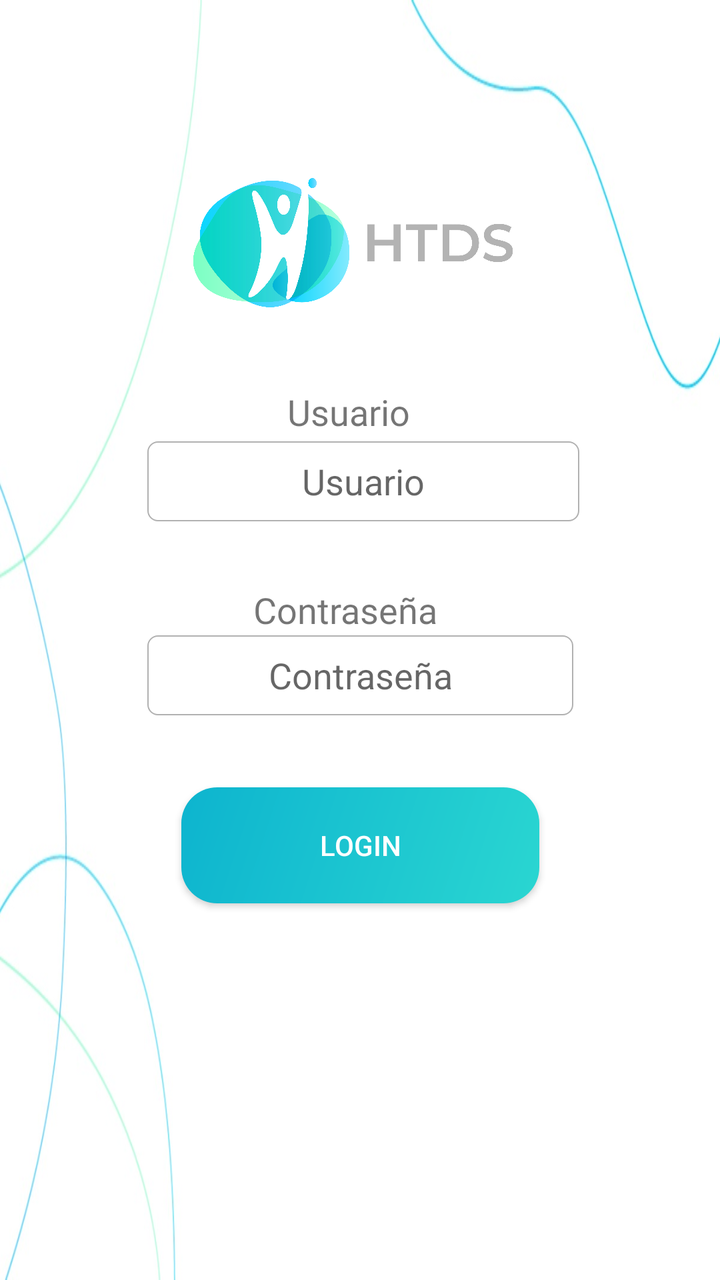
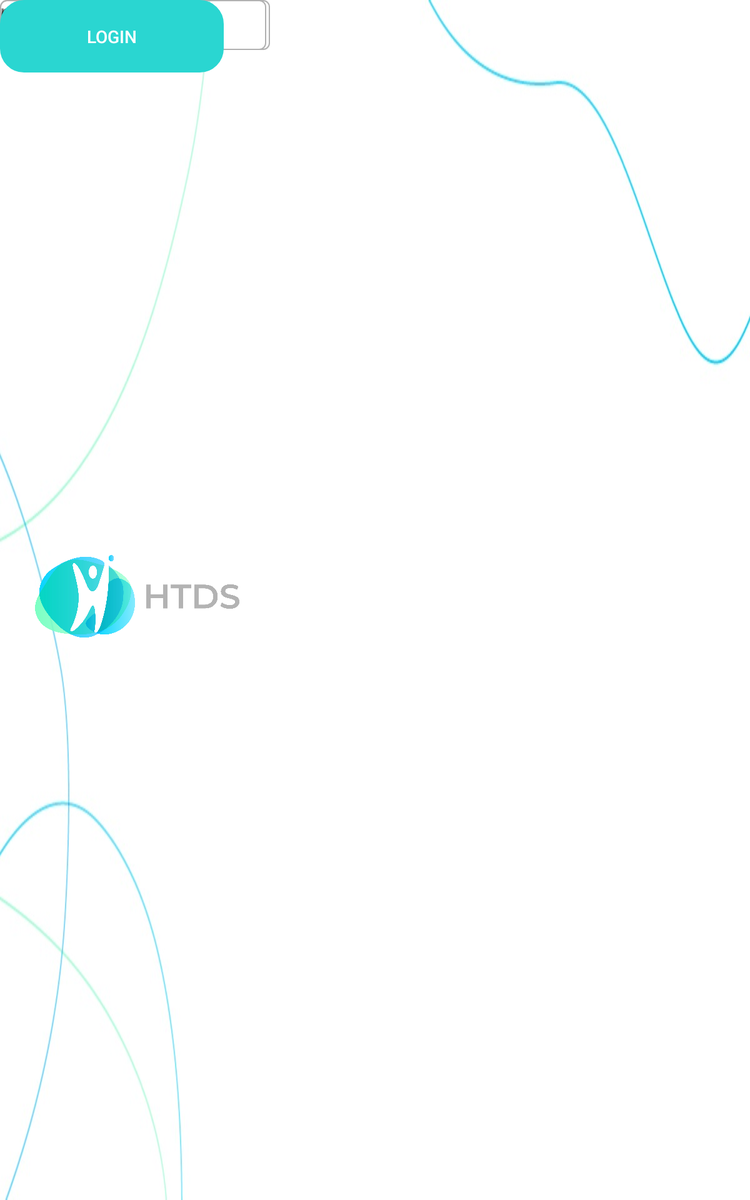

Compare how this app lays out the same screen by default and in its alternative resource folder. The renders come first, then the two layout files and the values they reference.
<!-- AndroidManifest.xml: application theme AppTheme -->
<!-- res/layout/activity_main.xml -->
<?xml version="1.0" encoding="utf-8"?>
<androidx.constraintlayout.widget.ConstraintLayout xmlns:android="http://schemas.android.com/apk/res/android"
    xmlns:app="http://schemas.android.com/apk/res-auto"
    xmlns:tools="http://schemas.android.com/tools"
    android:layout_width="match_parent"
    android:layout_height="match_parent"
    android:background="@drawable/fondo"
    tools:context=".MainActivity">

    <EditText
        android:id="@+id/editTextPassword"
        android:layout_width="213dp"
        android:layout_height="40dp"
        android:layout_marginStart="99dp"
        android:layout_marginEnd="99dp"
        android:background="@drawable/txt"
        android:ems="10"
        android:gravity="center"
        android:hint="Contraseña"
        android:inputType="textPassword"
        app:layout_constraintEnd_toEndOf="parent"
        app:layout_constraintStart_toStartOf="parent"
        app:layout_constraintTop_toBottomOf="@+id/textViewPass" />

    <EditText
        android:id="@+id/editTextUsuario"
        android:layout_width="216dp"
        android:layout_height="40dp"
        android:layout_marginStart="99dp"
        android:layout_marginEnd="96dp"
        android:background="@drawable/txt"
        android:ems="10"
        android:gravity="center"
        android:hint="Usuario"
        app:layout_constraintEnd_toEndOf="parent"
        app:layout_constraintStart_toStartOf="parent"
        app:layout_constraintTop_toBottomOf="@+id/textViewUsuario" />

    <Button
        android:id="@+id/buttonLogin"
        android:layout_width="179dp"
        android:layout_height="58dp"
        android:layout_marginStart="116dp"
        android:layout_marginLeft="116dp"
        android:layout_marginTop="36dp"
        android:layout_marginEnd="116dp"
        android:layout_marginRight="116dp"
        android:background="@drawable/btn_degradado"
        android:textColor="@color/icons"
        android:gravity="center"
        android:text="Login"
        app:layout_constraintEnd_toEndOf="parent"
        app:layout_constraintStart_toStartOf="parent"
        app:layout_constraintTop_toBottomOf="@+id/editTextPassword" />

    <TextView
        android:id="@+id/textViewPass"
        android:layout_width="106dp"
        android:layout_height="25dp"
        android:layout_marginStart="154dp"
        android:layout_marginLeft="154dp"
        android:layout_marginTop="32dp"
        android:layout_marginEnd="155dp"
        android:layout_marginRight="155dp"
        android:text="Contraseña"
        android:textSize="18sp"
        app:fontFamily="@font/montserratlight"
        app:layout_constraintEnd_toEndOf="parent"
        app:layout_constraintStart_toStartOf="parent"
        app:layout_constraintTop_toBottomOf="@+id/editTextUsuario" />

    <ImageView
        android:id="@+id/imageView3"
        android:layout_width="230dp"
        android:layout_height="221dp"
        android:layout_marginStart="90dp"
        android:layout_marginLeft="90dp"
        android:layout_marginTop="4dp"
        android:layout_marginEnd="91dp"
        android:layout_marginRight="91dp"
        app:layout_constraintBottom_toBottomOf="parent"
        app:layout_constraintEnd_toEndOf="parent"
        app:layout_constraintStart_toStartOf="parent"
        app:layout_constraintTop_toTopOf="parent"
        app:layout_constraintVertical_bias="0.023"
        app:srcCompat="@drawable/htds" />

    <TextView
        android:id="@+id/textViewUsuario"
        android:layout_width="73dp"
        android:layout_height="27dp"
        android:layout_marginStart="172dp"
        android:layout_marginLeft="172dp"
        android:layout_marginTop="180dp"
        android:layout_marginEnd="172dp"
        android:layout_marginRight="172dp"
        android:text="Usuario"
        android:textSize="18sp"
        app:fontFamily="@font/montserratlight"
        app:layout_constraintEnd_toEndOf="parent"
        app:layout_constraintStart_toStartOf="parent"
        app:layout_constraintTop_toTopOf="@+id/imageView3" />

</androidx.constraintlayout.widget.ConstraintLayout>
<!-- resources referenced by this layout -->
<resources>
  <color name="icons">#FFFFFF</color>
  <!-- drawable btn_degradado (drawable) -->
  <shape xmlns:android="http://schemas.android.com/apk/res/android"
      android:shape="rectangle">
      <corners android:radius="18dp"/>
      <gradient
          android:angle="135"
          android:endColor="@color/colorHTDS2A"
          android:startColor="@color/boton"
          android:type="linear" />
  </shape>
  <!-- drawable fondo: jpg bitmap (drawable, 33003 bytes) -->
  <!-- drawable htds: png bitmap (drawable, 137072 bytes) -->
  <!-- drawable txt (drawable) -->
  <?xml version="1.0" encoding="utf-8"?>
  <shape xmlns:android="http://schemas.android.com/apk/res/android">
      android:shape="rectangle">
  
      <corners android:radius="5dp"/>
  
    <stroke
          android:width="2px"
          android:color="#B1B1B1" android:state_pressed="true"
         />
  
  
  </shape>
  <style name="AppTheme" parent="Theme.AppCompat.Light.NoActionBar">
          
          <item name="colorPrimary">#009688</item>
          <item name="colorPrimaryDark">#00695C</item>
          <item name="colorAccent">@color/accent</item>
      </style>
  <color name="colorHTDS2A">#0DB4CF</color>
  <color name="boton">#2AD6D1</color>
  <color name="accent">#9E9E9E</color>
</resources>
<!-- res/layout-sw600dp/activity_main.xml (the repository's variant of the layout above) -->
<!-- drawn on a 7-inch tablet held upright -->
<?xml version="1.0" encoding="utf-8"?>
<androidx.constraintlayout.widget.ConstraintLayout xmlns:android="http://schemas.android.com/apk/res/android"
    xmlns:app="http://schemas.android.com/apk/res-auto"
    xmlns:tools="http://schemas.android.com/tools"
    android:layout_width="match_parent"
    android:layout_height="match_parent"
    android:background="@drawable/fondo"
    tools:context=".MainActivity">

    <Button
        android:id="@+id/buttonLogin"
        android:layout_width="179dp"
        android:layout_height="58dp"
        android:background="@drawable/btn_uno"
        android:backgroundTint="@color/boton"
        android:gravity="center"
        android:text="Login"
        android:textColor="@color/icons"
        tools:layout_editor_absoluteX="59dp"
        tools:layout_editor_absoluteY="360dp" />

    <EditText
        android:id="@+id/editTextUsuario"
        android:layout_width="216dp"
        android:layout_height="40dp"
        android:background="@drawable/txt"
        android:ems="10"
        android:gravity="center"
        tools:layout_editor_absoluteX="146dp"
        tools:layout_editor_absoluteY="346dp" />

    <ImageView
        android:id="@+id/imageView3"
        android:layout_width="226dp"
        android:layout_height="0dp"
        app:srcCompat="@drawable/htds"
        tools:layout_editor_absoluteX="93dp"
        tools:layout_editor_absoluteY="67dp" />

    <EditText
        android:id="@+id/editTextPassword"
        android:layout_width="213dp"
        android:layout_height="40dp"
        android:background="@drawable/txt"
        android:ems="10"
        android:gravity="center"
        android:inputType="textPassword"
        tools:layout_editor_absoluteX="149dp"
        tools:layout_editor_absoluteY="346dp" />

    <TextView
        android:id="@+id/textViewPass"
        android:layout_width="wrap_content"
        android:layout_height="wrap_content"
        android:text="Contraseña"
        android:textSize="18sp"
        app:fontFamily="@font/montserratlight"
        tools:layout_editor_absoluteX="80dp"
        tools:layout_editor_absoluteY="372dp" />

    <TextView
        android:id="@+id/textViewUsuario"
        android:layout_width="wrap_content"
        android:layout_height="wrap_content"
        android:text="Usuario"
        android:textSize="18sp"
        app:fontFamily="@font/montserratlight"
        tools:layout_editor_absoluteX="88dp"
        tools:layout_editor_absoluteY="366dp" />

</androidx.constraintlayout.widget.ConstraintLayout>
<!-- resources referenced by the variant -->
<!-- as a 7-inch tablet held upright resolves them -->
<resources>
  <color name="boton">#2AD6D1</color>
  <color name="icons">#FFFFFF</color>
  <!-- drawable btn_uno (drawable) -->
  <?xml version="1.0" encoding="utf-8"?>
  <shape xmlns:android="http://schemas.android.com/apk/res/android"
  android:shape="rectangle">
  
  
  <corners android:radius="18dp"/>
  <stroke
       android:width="5px"
       android:color="#2AD6D1" android:state_pressed="true"
  
      />
  </shape>
  <!-- drawable fondo: jpg bitmap (drawable, 33003 bytes) -->
  <!-- drawable htds: png bitmap (drawable, 137072 bytes) -->
  <!-- drawable txt (drawable) -->
  <?xml version="1.0" encoding="utf-8"?>
  <shape xmlns:android="http://schemas.android.com/apk/res/android">
      android:shape="rectangle">
  
      <corners android:radius="5dp"/>
  
    <stroke
          android:width="2px"
          android:color="#B1B1B1" android:state_pressed="true"
         />
  
  
  </shape>
  <style name="AppTheme" parent="Theme.AppCompat.Light.NoActionBar">
          
          <item name="colorPrimary">#009688</item>
          <item name="colorPrimaryDark">#00695C</item>
          <item name="colorAccent">@color/accent</item>
      </style>
  <color name="accent">#9E9E9E</color>
</resources>
